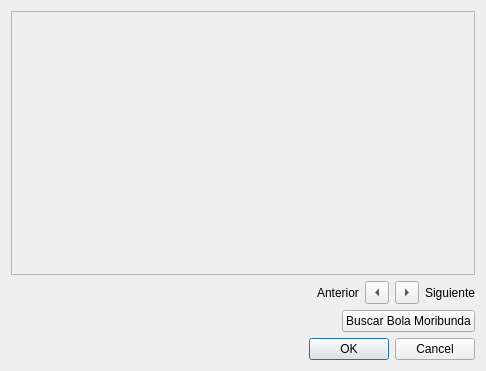
<?xml version="1.0" encoding="UTF-8"?>
<ui version="4.0">
 <class>DVitalizar</class>
 <widget class="QDialog" name="DVitalizar">
  <property name="geometry">
   <rect>
    <x>0</x>
    <y>0</y>
    <width>486</width>
    <height>371</height>
   </rect>
  </property>
  <property name="windowTitle">
   <string>Dialog</string>
  </property>
  <layout class="QVBoxLayout" name="verticalLayout">
   <item>
    <widget class="QFrame" name="frameCentral">
     <property name="sizePolicy">
      <sizepolicy hsizetype="MinimumExpanding" vsizetype="MinimumExpanding">
       <horstretch>0</horstretch>
       <verstretch>0</verstretch>
      </sizepolicy>
     </property>
     <property name="frameShape">
      <enum>QFrame::StyledPanel</enum>
     </property>
     <property name="frameShadow">
      <enum>QFrame::Raised</enum>
     </property>
     <layout class="QHBoxLayout" name="horizontalLayout_3">
      <item>
       <layout class="QVBoxLayout" name="layoutFrame"/>
      </item>
     </layout>
    </widget>
   </item>
   <item>
    <layout class="QHBoxLayout" name="horizontalLayout_2">
     <item>
      <spacer name="horizontalSpacer">
       <property name="orientation">
        <enum>Qt::Horizontal</enum>
       </property>
       <property name="sizeHint" stdset="0">
        <size>
         <width>40</width>
         <height>20</height>
        </size>
       </property>
      </spacer>
     </item>
     <item>
      <widget class="QLabel" name="label_2">
       <property name="text">
        <string>Anterior</string>
       </property>
      </widget>
     </item>
     <item>
      <widget class="QToolButton" name="botonAnterior">
       <property name="text">
        <string>...</string>
       </property>
       <property name="arrowType">
        <enum>Qt::LeftArrow</enum>
       </property>
      </widget>
     </item>
     <item>
      <widget class="QToolButton" name="botonSiguiente">
       <property name="text">
        <string>...</string>
       </property>
       <property name="arrowType">
        <enum>Qt::RightArrow</enum>
       </property>
      </widget>
     </item>
     <item>
      <widget class="QLabel" name="label_3">
       <property name="text">
        <string>Siguiente</string>
       </property>
      </widget>
     </item>
    </layout>
   </item>
   <item>
    <layout class="QHBoxLayout" name="horizontalLayout">
     <item>
      <spacer name="horizontalSpacer_2">
       <property name="orientation">
        <enum>Qt::Horizontal</enum>
       </property>
       <property name="sizeHint" stdset="0">
        <size>
         <width>40</width>
         <height>20</height>
        </size>
       </property>
      </spacer>
     </item>
     <item>
      <widget class="QPushButton" name="botonBuscar">
       <property name="toolTip">
        <string/>
       </property>
       <property name="statusTip">
        <string/>
       </property>
       <property name="text">
        <string>Buscar Bola Moribunda</string>
       </property>
      </widget>
     </item>
    </layout>
   </item>
   <item>
    <widget class="QDialogButtonBox" name="buttonBox">
     <property name="orientation">
      <enum>Qt::Horizontal</enum>
     </property>
     <property name="standardButtons">
      <set>QDialogButtonBox::Cancel|QDialogButtonBox::Ok</set>
     </property>
    </widget>
   </item>
  </layout>
 </widget>
 <resources/>
 <connections>
  <connection>
   <sender>buttonBox</sender>
   <signal>accepted()</signal>
   <receiver>DVitalizar</receiver>
   <slot>accept()</slot>
   <hints>
    <hint type="sourcelabel">
     <x>248</x>
     <y>254</y>
    </hint>
    <hint type="destinationlabel">
     <x>157</x>
     <y>274</y>
    </hint>
   </hints>
  </connection>
  <connection>
   <sender>buttonBox</sender>
   <signal>rejected()</signal>
   <receiver>DVitalizar</receiver>
   <slot>reject()</slot>
   <hints>
    <hint type="sourcelabel">
     <x>316</x>
     <y>260</y>
    </hint>
    <hint type="destinationlabel">
     <x>286</x>
     <y>274</y>
    </hint>
   </hints>
  </connection>
 </connections>
</ui>
